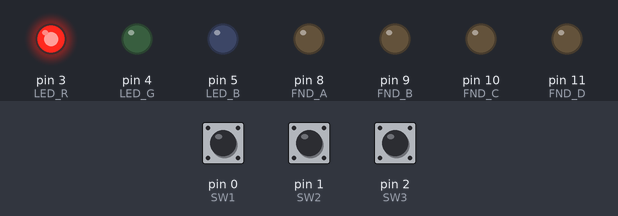
The sketch below on a simulated Arduino Uno, built with avr-gcc and run on an emulated ATmega328P. On the bench: output pins drawn as LEDs (lit = HIGH). Inputs (shaded band) come from the test bench; at power-on: pin 0 (SW1) HIGH, pin 1 (SW2) HIGH, pin 2 (SW3) HIGH. Pins used as bus, display or sensor lines are not drawn.

Above: at 4.8 s.
4.9 s: pin 0 (SW1) pulled LOW for 0.15 s
At 6.7 s:
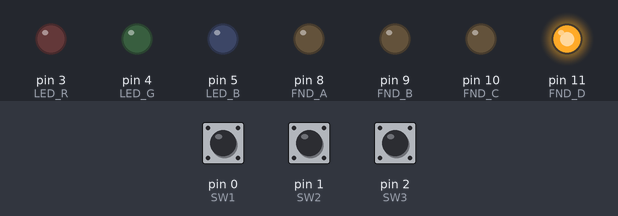
8.0 s: pin 1 (SW2) pulled LOW for 0.15 s
At 8.89 s:
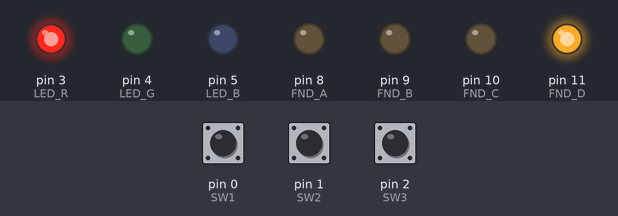
11.0 s: pin 2 (SW3) pulled LOW for 0.15 s
At 12.6 s:
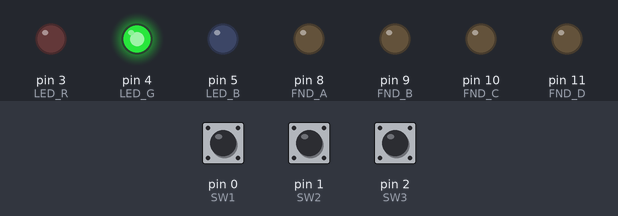
14.1 s: pin 0 (SW1) pulled LOW for 3.2 s
At 17.54 s:
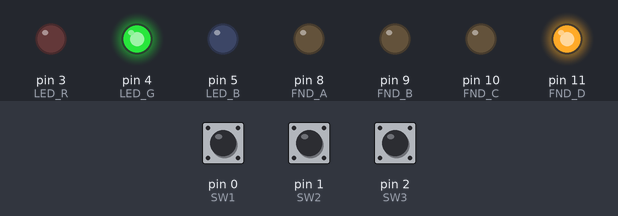
20.3 s: pin 1 (SW2) pulled LOW for 1 s
23.3 s: pin 2 (SW3) pulled LOW for 1 s
At 24.9 s:
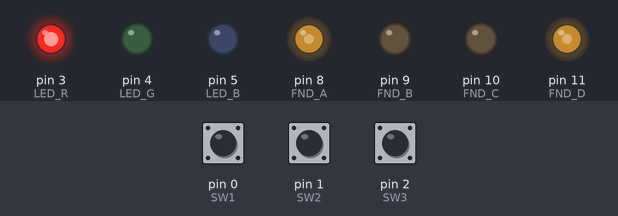
Timing chart, 0 to 28.8 s (numbered marks = the images above; inputs shaded):
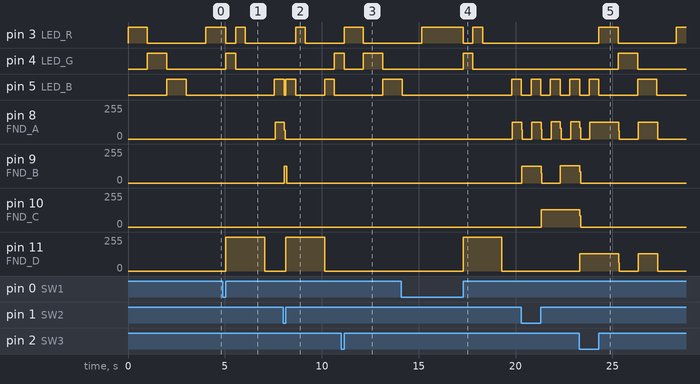

Measured:
- after the input at 4.9 s, pin 3 (LED_R): HIGH → LOW after 0.15 s, → HIGH 0.50 s later, → LOW 0.50 s later; pin 4 (LED_G): LOW → HIGH after 0.15 s, → LOW 0.50 s later; pin 5 (LED_B): LOW → HIGH after 2.7 s; pin 8 (FND_A): 0/255 → 127/255 after 2.7 s; pin 11 (FND_D): 0/255 → 255/255 after 0.15 s, → 0/255 2.0 s later
- after the input at 8.0 s, pin 3 (LED_R): LOW → HIGH after 0.65 s, → LOW 0.50 s later; pin 4 (LED_G): LOW → HIGH after 2.6 s; pin 8 (FND_A): goes on until 8.1 s, then stays 0/255; pin 10 (FND_C): stays 0/255 (without the input it goes to 127/255 after 1.1 s); pin 11 (FND_D): 0/255 → 255/255 after 0.15 s, → 0/255 2.0 s later
- after the input at 11.0 s, pin 3 (LED_R): LOW → HIGH after 0.15 s, → LOW 1.0 s later
- after the input at 14.1 s, pin 4 (LED_G): LOW → HIGH after 3.2 s, → LOW 0.50 s later; pin 8 (FND_A): 0/255 → 127/255 after 5.7 s; pin 11 (FND_D): 0/255 → 255/255 after 3.2 s, → 0/255 2.0 s later
- after the input at 23.3 s, pin 3 (LED_R): LOW → HIGH after 1.0 s, → LOW 1.0 s later, → HIGH 3.0 s later; pin 4 (LED_G): LOW → HIGH after 2.0 s, → LOW 1.0 s later; pin 9 (FND_B), pin 10 (FND_C): goes on until 23.4 s, then stays 0/255

The sketch:

problem-first.ino
```cpp
#include <stdbool.h>

#define SW1 0
#define SW2 1
#define SW3 2

#define LED_R 3
#define LED_G 4
#define LED_B 5

#define FND_L 6
#define FND_R 7

#define FND_A 8
#define FND_B 9
#define FND_C 10
#define FND_D 11

bool fndShow = false;

bool ready1 = false;
bool ready2 = false;

uint8_t workState = 3;
uint8_t count = 0;

void input();
void led(uint8_t color);
void fnd();
void reset();

void work1();
void work2();
void work3();

void setup() {
  pinMode(SW1, INPUT);
  pinMode(SW2, INPUT);
  pinMode(SW3, INPUT);

  pinMode(LED_R, OUTPUT);
  pinMode(LED_G, OUTPUT);
  pinMode(LED_B, OUTPUT);

  pinMode(FND_L, OUTPUT);
  pinMode(FND_R, OUTPUT);

  pinMode(FND_A, OUTPUT);
  pinMode(FND_B, OUTPUT);
  pinMode(FND_C, OUTPUT);
  pinMode(FND_D, OUTPUT);
}

void loop() {
  reset();
  input();
  work1();
  work2();
  fnd();
}

void work1() {
  static uint32_t currentMillis = millis();
  if(workState == 1 && !ready1) {
    uint32_t wCurrentMillis = millis();
    count = 88;
    fndShow = true;
    while((millis() - wCurrentMillis) < 2000){
      if((millis() - wCurrentMillis)/500 == 0) led('G');
      else if((millis() - wCurrentMillis)/500 == 1) led('R');
      else led(0);
      fnd();
    }
    count = 0;
    ready1 = true;
    workState = 0;
    currentMillis = millis();
  } else if(workState == 1 && ready1) {
    work3();
  } else if(ready1) {
    if(millis() - currentMillis > 500){
      count = (count + 1) % 100;
      digitalWrite(LED_B, !digitalRead(LED_B));
      currentMillis = millis();
    }
  }
}
void work2() {
  static uint32_t currentMillis = millis();
  if(workState == 2 && !ready2) {
    uint32_t wCurrentMillis = millis();
    count = 88;
    fndShow = true;
    while((millis() - wCurrentMillis) < 2000){
      if((millis() - wCurrentMillis)/500 == 0) led('B');
      else if((millis() - wCurrentMillis)/500 == 1) led('R');
      else led(0);
      fnd();
    }
    count = 99;
    ready2 = true;
    workState = 0;
    currentMillis = millis();
  } else if(workState == 2 && ready2) {
    work3();
  } else if(ready2) {
    if(millis() - currentMillis > 500){
      count = (count + 99) % 100;
      digitalWrite(LED_G, !digitalRead(LED_G));
      currentMillis = millis();
    }
  }
}
void work3(){
  uint32_t currentMillis = millis();
  while(millis() - currentMillis < 8000){
    if(((millis() - currentMillis) / 2000)%2) {
      fndShow = false;
      led(0);
    }else{
      fndShow = true;
      led('R');
    }
    fnd();
  }
  workState = 0;
}

void reset() {
  if(workState == 3){
    uint32_t currentMillis = millis();
    while(millis() - currentMillis < 4000) {
      if(((millis() - currentMillis) / 1000) % 2) {
        fndShow = false;
      }else{
        fndShow = true;
      }
      if((millis() - currentMillis) / 1000 == 0) {
        led('R');
      } else if ((millis() - currentMillis) / 1000 == 1) {
        led('G');
      } else if ((millis() - currentMillis) / 1000 == 2) {
        led('B');
      } else if ((millis() - currentMillis) / 1000 == 3) {
        led(0);
      }
      fnd();
    }
    count = 0;
    ready1 = false;
    ready2 = false;
    led('R');
    workState = 0;
  }
}

void fnd() {
  static bool pos = false;
  uint8_t num = 0;
  if(!fndShow){
    digitalWrite(FND_L, LOW);
    digitalWrite(FND_R, LOW);
  }else if(pos){
    num = count / 10;
    digitalWrite(FND_L, HIGH);
    digitalWrite(FND_R, LOW);
  }else{
    num = count % 10;
    digitalWrite(FND_L, LOW);
    digitalWrite(FND_R, HIGH);
  }
  digitalWrite(FND_A, num & 1);
  digitalWrite(FND_B, num & 2);
  digitalWrite(FND_C, num & 4);
  digitalWrite(FND_D, num & 8);
  pos = !pos;
}

void led(uint8_t color) {
  if(color == 'R') {
    digitalWrite(LED_R, HIGH);
    digitalWrite(LED_G, LOW);
    digitalWrite(LED_B, LOW);
  }else if(color == 'G'){
    digitalWrite(LED_R, LOW);
    digitalWrite(LED_G, HIGH);
    digitalWrite(LED_B, LOW);
  }else if(color == 'B'){
    digitalWrite(LED_R, LOW);
    digitalWrite(LED_G, LOW);
    digitalWrite(LED_B, HIGH);
  }else{
    digitalWrite(LED_R, LOW);
    digitalWrite(LED_G, LOW);
    digitalWrite(LED_B, LOW);
  }
}

void input() {
  static bool currentSW1 = digitalRead(SW1);
  static bool currentSW2 = digitalRead(SW2);
  static bool currentSW3 = digitalRead(SW3);

  if(!currentSW1 && digitalRead(SW1)) workState = 1;
  if(!currentSW2 && digitalRead(SW2)) workState = 2;
  if(!currentSW3 && digitalRead(SW3)) workState = 3;

  currentSW1 = digitalRead(SW1);
  currentSW2 = digitalRead(SW2);
  currentSW3 = digitalRead(SW3);
}
```
